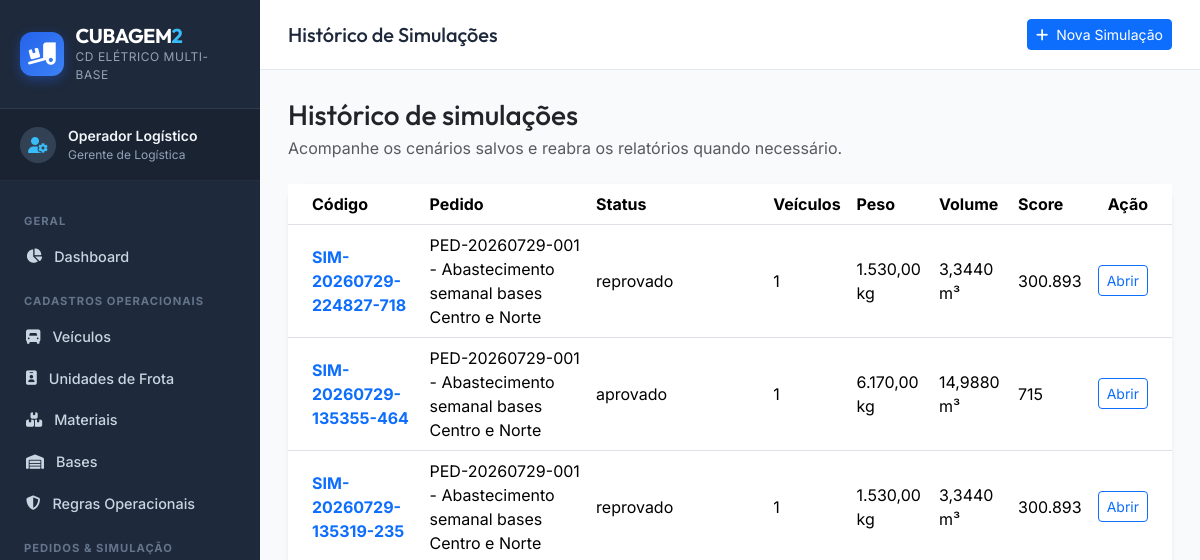
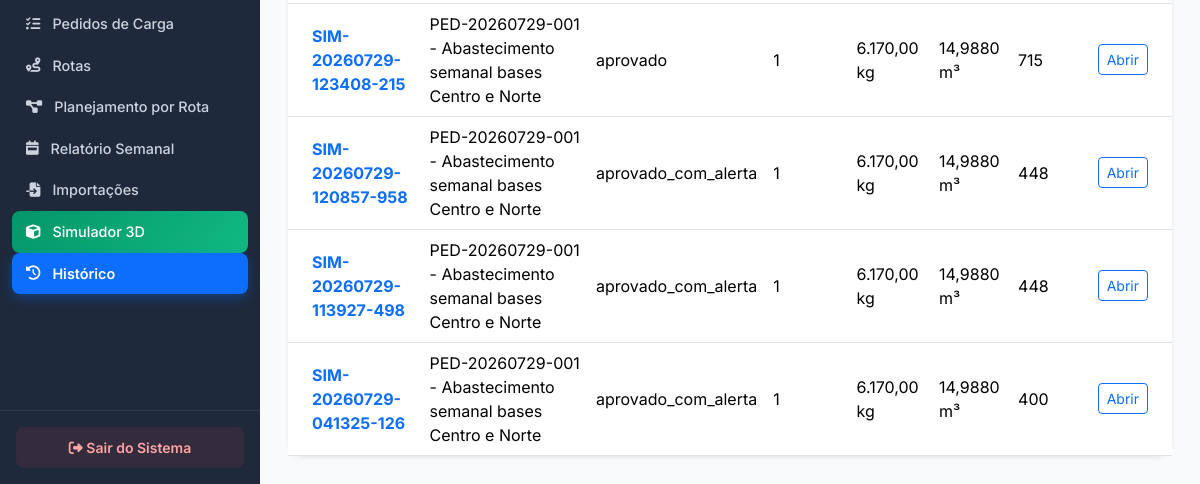
/pages/historico.php, run on an earlier commit of the app's database (2 pictures, top to bottom).
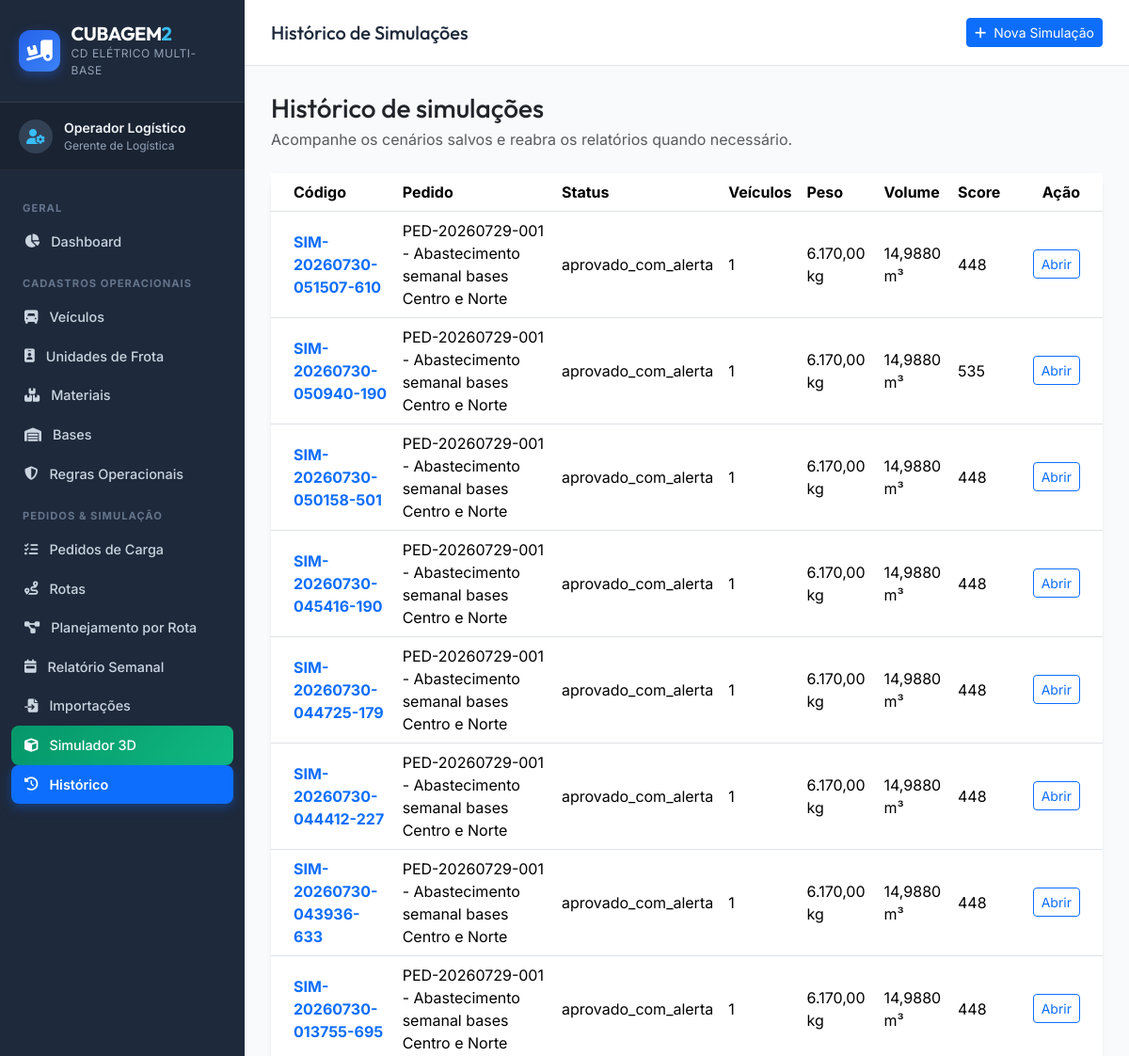
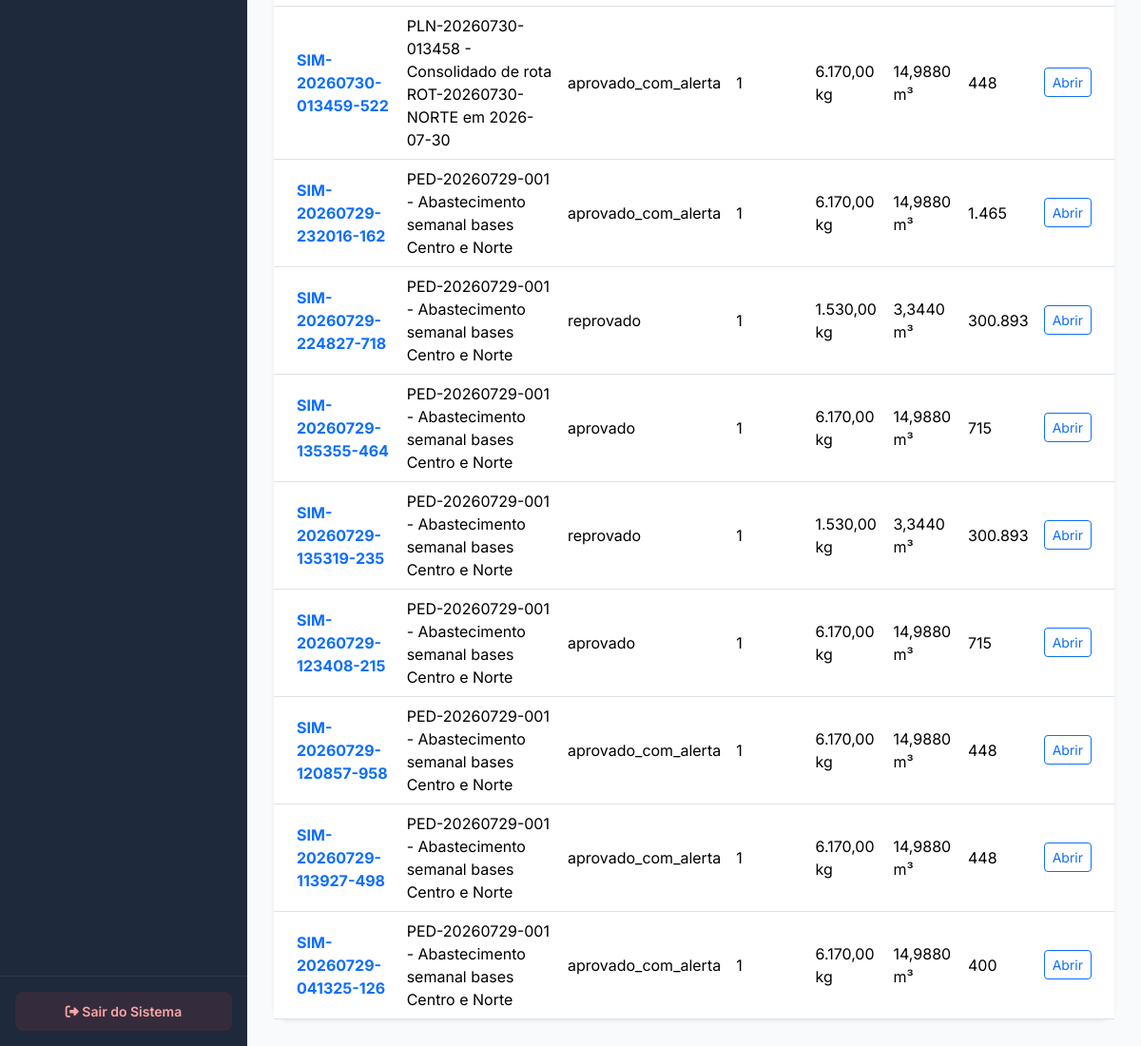
And on a later commit of the database (2 pictures, top to bottom).
### tables this page shows
CREATE TABLE simulacoes (
  id INTEGER PRIMARY KEY AUTOINCREMENT,
  codigo_simulacao TEXT NOT NULL UNIQUE,
  pedido_id INTEGER NOT NULL,
  usuario_id INTEGER NULL,
  score_total REAL NOT NULL,
  status TEXT NOT NULL,
  total_veiculos INTEGER NOT NULL,
  qtd_itens_total INTEGER NOT NULL,
  qtd_itens_alocados INTEGER NOT NULL,
  qtd_itens_nao_alocados INTEGER NOT NULL,
  peso_total_kg REAL NOT NULL,
  volume_total_m3 REAL NOT NULL,
  observacoes TEXT NULL,
  created_at DATETIME DEFAULT CURRENT_TIMESTAMP,
  FOREIGN KEY (pedido_id) REFERENCES pedidos_carga(id) ON DELETE CASCADE
);

CREATE TABLE pedidos_carga (
  id INTEGER PRIMARY KEY AUTOINCREMENT,
  codigo_pedido TEXT NOT NULL UNIQUE,
  descricao TEXT NOT NULL,
  status TEXT DEFAULT 'rascunho',
  observacoes TEXT NULL,
  created_at DATETIME DEFAULT CURRENT_TIMESTAMP,
  updated_at DATETIME DEFAULT CURRENT_TIMESTAMP
);

### config/conexao.php (called while the page is built, shortened)
<?php
function get_logged_user() {
    return [
        'id' => $_SESSION['usuario_id'] ?? 1,
        'nome' => $_SESSION['usuario_nome'] ?? 'Operador Logístico',
        'email' => $_SESSION['usuario_email'] ?? 'admin@energia.com.br',
        'cargo' => $_SESSION['usuario_cargo'] ?? 'Gerente de Logística',
    ];
}

### controllers/SimulacaoController.php (called while the page is built, shortened)
<?php
require_once __DIR__ . '/../models/Simulacao.php';
class SimulacaoController {
    private Simulacao $model;
    public function __construct() {
        $this->model = new Simulacao();
    }
    public function listar(): array {
        return $this->model->listarTodas();
    }
}

### models/Simulacao.php (called while the page is built, shortened)
<?php
require_once __DIR__ . '/../config/conexao.php';
require_once __DIR__ . '/Regra.php';
class Simulacao {
    private PDO $pdo;
    public function __construct() {
        global $pdo;
        $this->pdo = $pdo;
    }
    public function listarTodas(): array {
        $sql = 'SELECT s.*, p.codigo_pedido, p.descricao AS pedido_descricao
                FROM simulacoes s
                JOIN pedidos_carga p ON p.id = s.pedido_id
                ORDER BY s.id DESC';
        return $this->pdo->query($sql)->fetchAll();
    }
}

### pages/historico.php (the view)
<?php
$pageTitle = 'Histórico de Simulações';
require_once __DIR__ . '/../controllers/SimulacaoController.php';
require_once __DIR__ . '/../includes/header.php';
require_once __DIR__ . '/../includes/menu.php';
$controller = new SimulacaoController();
$simulacoes = $controller->listar();
?>
<div class="container-fluid p-0">
    <div class="mb-4">
        <h2 class="h3 mb-1 text-dark">Histórico de simulações</h2>
        <p class="text-muted mb-0">Acompanhe os cenários salvos e reabra os relatórios quando necessário.</p>
    </div>
    <div class="card border-0 shadow-sm rounded-4">
        <div class="card-body p-0">
            <div class="table-responsive">
                <table class="table table-hover align-middle mb-0">
                    <thead class="bg-light">
                        <tr>
                            <th class="ps-4">Código</th>
                            <th>Pedido</th>
                            <th>Status</th>
                            <th>Veículos</th>
                            <th>Peso</th>
                            <th>Volume</th>
                            <th>Score</th>
                            <th class="pe-4 text-end">Ação</th>
                        </tr>
                    </thead>
                    <tbody>
                        <?php if (empty($simulacoes)): ?>
                            <tr><td colspan="8" class="text-center py-4 text-muted">Nenhuma simulação salva.</td></tr>
                        <?php else: ?>
                            <?php foreach ($simulacoes as $sim): ?>
                                <tr>
                                    <td class="ps-4 fw-bold text-primary"><?= htmlspecialchars($sim['codigo_simulacao']) ?></td>
                                    <td><?= htmlspecialchars($sim['codigo_pedido']) ?> - <?= htmlspecialchars($sim['pedido_descricao']) ?></td>
                                    <td><?= htmlspecialchars($sim['status']) ?></td>
                                    <td><?= (int) $sim['total_veiculos'] ?></td>
                                    <td><?= number_format($sim['peso_total_kg'], 2, ',', '.') ?> kg</td>
                                    <td><?= number_format($sim['volume_total_m3'], 4, ',', '.') ?> m³</td>
                                    <td><?= number_format($sim['score_total'], 0, ',', '.') ?></td>
                                    <td class="pe-4 text-end"><a href="resultado_simulacao.php?id=<?= (int) $sim['id'] ?>" class="btn btn-sm btn-outline-primary">Abrir</a></td>
                                </tr>
                            <?php endforeach; ?>
                        <?php endif; ?>
                    </tbody>
                </table>
            </div>
        </div>
    </div>
</div>
<?php require_once __DIR__ . '/../includes/footer.php'; ?>

### includes/header.php (shortened to what this page needs)
<?php
require_once __DIR__ . '/../config/conexao.php';
$usuarioLogado = get_logged_user();
?>
<!DOCTYPE html>
<html lang="pt-BR">
<head>
    <link href="https://cdn.jsdelivr.net/npm/bootstrap@5.3.2/dist/css/bootstrap.min.css" rel="stylesheet">
    <link rel="stylesheet" href="https://cdnjs.cloudflare.com/ajax/libs/font-awesome/6.4.2/css/all.min.css">
    <link rel="stylesheet" href="../assets/css/style.css">
</head>
<body>
<div class="app-layout">

### includes/menu.php (shortened to what this page needs)
<?php
$currentPage = basename($_SERVER['PHP_SELF']);
?>
<aside class="sidebar-nav">
    <div class="sidebar-brand">
        <div class="brand-icon">
            <i class="fa-solid fa-truck-ramp-box"></i>
        </div>
        <div class="brand-text">
            <h2>CUBAGEM<span>2</span></h2>
            <small>CD Elétrico Multi-Base</small>
        </div>
    </div>
    <div class="sidebar-user">
        <div class="user-avatar">
            <i class="fa-solid fa-user-gear"></i>
        </div>
        <div class="user-info">
            <span class="user-name"><?= htmlspecialchars($usuarioLogado['nome']) ?></span>
            <span class="user-role"><?= htmlspecialchars($usuarioLogado['cargo']) ?></span>
        </div>
    </div>
    <nav class="nav-menu">
        <div class="menu-category">Geral</div>
        <a href="dashboard.php" class="nav-link <?= $currentPage == 'dashboard.php' ? 'active' : '' ?>">
            <i class="fa-solid fa-chart-pie"></i> <span>Dashboard</span>
        </a>
        <div class="menu-category">Cadastros Operacionais</div>
        <a href="veiculos.php" class="nav-link <?= $currentPage == 'veiculos.php' ? 'active' : '' ?>">
            <i class="fa-solid fa-truck-front"></i> <span>Veículos</span>
        </a>
        <a href="unidades_frota.php" class="nav-link <?= $currentPage == 'unidades_frota.php' ? 'active' : '' ?>">
            <i class="fa-solid fa-id-badge"></i> <span>Unidades de Frota</span>
        </a>
        <a href="materiais.php" class="nav-link <?= $currentPage == 'materiais.php' ? 'active' : '' ?>">
            <i class="fa-solid fa-boxes-stacked"></i> <span>Materiais</span>
        </a>
        <a href="bases.php" class="nav-link <?= $currentPage == 'bases.php' ? 'active' : '' ?>">
            <i class="fa-solid fa-warehouse"></i> <span>Bases</span>
        </a>
        <a href="regras.php" class="nav-link <?= $currentPage == 'regras.php' ? 'active' : '' ?>">
            <i class="fa-solid fa-shield-halved"></i> <span>Regras Operacionais</span>
        </a>
        <div class="menu-category">Pedidos & Simulação</div>
        <a href="pedidos.php" class="nav-link <?= $currentPage == 'pedidos.php' ? 'active' : '' ?>">
            <i class="fa-solid fa-list-check"></i> <span>Pedidos de Carga</span>
        </a>
        <a href="rotas.php" class="nav-link <?= $currentPage == 'rotas.php' ? 'active' : '' ?>">
            <i class="fa-solid fa-route"></i> <span>Rotas</span>
        </a>
        <a href="planejamento_rotas.php" class="nav-link <?= $currentPage == 'planejamento_rotas.php' ? 'active' : '' ?>">
            <i class="fa-solid fa-diagram-project"></i> <span>Planejamento por Rota</span>
        </a>
        <a href="relatorio_semanal.php" class="nav-link <?= $currentPage == 'relatorio_semanal.php' ? 'active' : '' ?>">
            <i class="fa-solid fa-calendar-week"></i> <span>Relatório Semanal</span>
        </a>
        <a href="importar_materiais.php" class="nav-link <?= $currentPage == 'importar_materiais.php' ? 'active' : '' ?>">
            <i class="fa-solid fa-file-import"></i> <span>Importações</span>
        </a>
        <a href="simulacao.php" class="nav-link nav-link-highlight <?= $currentPage == 'simulacao.php' ? 'active' : '' ?>">
            <i class="fa-solid fa-cube"></i> <span>Simulador 3D</span>
        </a>
        <a href="historico.php" class="nav-link <?= $currentPage == 'historico.php' ? 'active' : '' ?>">
            <i class="fa-solid fa-clock-rotate-left"></i> <span>Histórico</span>
        </a>
    </nav>
    <div class="sidebar-footer">
        <a href="../logout.php" class="btn-logout">
            <i class="fa-solid fa-right-from-bracket"></i> Sair do Sistema
        </a>
    </div>
</aside>
<header class="top-header">
    <div class="top-header-title">
        <h1 class="h5 mb-0"><?= $pageTitle ?? 'Painel Logístico' ?></h1>
    </div>
    <div class="top-header-actions">
        <a href="simulacao.php" class="btn btn-sm btn-primary">
            <i class="fa-solid fa-plus me-1"></i> Nova Simulação
        </a>
    </div>
</header>
<main class="main-content">

### includes/footer.php (shortened to what this page needs)
</main>
</div>
<div class="toast-container position-fixed bottom-0 end-0 p-3" style="z-index: 9999;">
</div>
</body>
</html>

### assets/css/style.css (style rules this page uses)
:root { --primary-color: #0d6efd; --primary-hover: #0b5ed7; --dark-bg: #0f172a; --sidebar-bg: #1e293b; --sidebar-active: #334155; --card-bg: #ffffff; --border-color: #e2e8f0; --text-primary: #1e293b; --text-secondary: #64748b; --accent-munck: #d97706; --accent-truck: #2563eb; --accent-carreta: #059669; --accent-warning: #f59e0b; --accent-danger: #ef4444; --accent-success: #10b981; --radius-sm: 8px; --radius-md: 12px; --radius-lg: 16px; --shadow-sm: 0 1px 3px rgba(0,0,0,0.1); --shadow-md: 0 4px 6px -1px rgba(0,0,0,0.1), 0 2px 4px -1px rgba(0,0,0,0.06); --shadow-lg: 0 10px 15px -3px rgba(0,0,0,0.1), 0 4px 6px -2px rgba(0,0,0,0.05); }
body { font-family: 'Inter', system-ui, -apple-system, sans-serif; background-color: #f8fafc; color: var(--text-primary); margin: 0; padding: 0; }
h1, h2, h3, h4, h5, h6 { font-family: 'Outfit', 'Inter', sans-serif; font-weight: 700; }
.app-layout { display: flex; min-height: 100vh; }
.sidebar-nav { width: 260px; background-color: var(--sidebar-bg); color: #f8fafc; display: flex; flex-direction: column; position: fixed; top: 0; bottom: 0; left: 0; z-index: 1000; transition: all 0.3s ease; }
.sidebar-brand { padding: 24px 20px; display: flex; align-items: center; gap: 12px; border-bottom: 1px solid rgba(255,255,255,0.08); }
.brand-icon { width: 44px; height: 44px; background: linear-gradient(135deg, #2563eb, #3b82f6); border-radius: var(--radius-md); display: flex; align-items: center; justify-content: center; font-size: 1.4rem; color: #ffffff; box-shadow: 0 4px 12px rgba(37, 99, 235, 0.4); }
.brand-text h2 { font-size: 1.25rem; margin: 0; color: #ffffff; letter-spacing: -0.5px; }
.brand-text h2 span { color: #38bdf8; }
.brand-text small { display: block; font-size: 0.75rem; color: #94a3b8; text-transform: uppercase; letter-spacing: 0.5px; }
.sidebar-user { padding: 16px 20px; display: flex; align-items: center; gap: 12px; background: rgba(0,0,0,0.15); border-bottom: 1px solid rgba(255,255,255,0.05); }
.user-avatar { width: 36px; height: 36px; background: #334155; border-radius: 50%; display: flex; align-items: center; justify-content: center; color: #38bdf8; }
.user-info { display: flex; flex-direction: column; }
.user-name { font-size: 0.875rem; font-weight: 600; color: #f1f5f9; }
.user-role { font-size: 0.75rem; color: #94a3b8; }
.nav-menu { padding: 16px 12px; flex-grow: 1; overflow-y: auto; }
.menu-category { font-size: 0.7rem; text-transform: uppercase; color: #64748b; font-weight: 700; letter-spacing: 1px; margin: 16px 12px 6px 12px; }
.nav-link { display: flex; align-items: center; gap: 12px; padding: 10px 14px; color: #cbd5e1; text-decoration: none; border-radius: var(--radius-sm); font-size: 0.9rem; font-weight: 500; transition: all 0.2s ease; }
.nav-link.active { background-color: var(--primary-color); color: #ffffff; font-weight: 600; box-shadow: 0 4px 12px rgba(13, 110, 253, 0.35); }
.nav-link-highlight { background: linear-gradient(135deg, #059669, #10b981); color: #ffffff !important; }
.sidebar-footer { padding: 16px; border-top: 1px solid rgba(255,255,255,0.08); }
.btn-logout { display: block; text-align: center; padding: 10px; background: rgba(239, 68, 68, 0.1); color: #fca5a5; border-radius: var(--radius-sm); text-decoration: none; font-size: 0.875rem; font-weight: 600; transition: all 0.2s ease; }
.top-header { height: 70px; background: #ffffff; border-bottom: 1px solid var(--border-color); display: flex; align-items: center; justify-content: space-between; padding: 0 28px; position: fixed; top: 0; right: 0; left: 260px; z-index: 990; }
.main-content { margin-left: 260px; margin-top: 70px; padding: 28px; flex-grow: 1; width: calc(100% - 260px); }

What changed in the data, as far as the page shows it:
added simulacoes: codigo_simulacao "SIM-20260730-051507-610", pedido.codigo_pedido "PED-20260729-001", pedido.descricao "Abastecimento semanal bases Centro e Norte", status "aprovado_com_alerta", total_veiculos "1", peso_total_kg "6.170,00", volume_total_m3 "14,9880", score_total "448"
added simulacoes: codigo_simulacao "SIM-20260730-050940-190", pedido.codigo_pedido "PED-20260729-001", pedido.descricao "Abastecimento semanal bases Centro e Norte", status "aprovado_com_alerta", total_veiculos "1", peso_total_kg "6.170,00", volume_total_m3 "14,9880", score_total "535"
added simulacoes: codigo_simulacao "SIM-20260730-050158-501", pedido.codigo_pedido "PED-20260729-001", pedido.descricao "Abastecimento semanal bases Centro e Norte", status "aprovado_com_alerta", total_veiculos "1", peso_total_kg "6.170,00", volume_total_m3 "14,9880", score_total "448"
added simulacoes: codigo_simulacao "SIM-20260730-045416-190", pedido.codigo_pedido "PED-20260729-001", pedido.descricao "Abastecimento semanal bases Centro e Norte", status "aprovado_com_alerta", total_veiculos "1", peso_total_kg "6.170,00", volume_total_m3 "14,9880", score_total "448"
added simulacoes: codigo_simulacao "SIM-20260730-044725-179", pedido.codigo_pedido "PED-20260729-001", pedido.descricao "Abastecimento semanal bases Centro e Norte", status "aprovado_com_alerta", total_veiculos "1", peso_total_kg "6.170,00", volume_total_m3 "14,9880", score_total "448"
added simulacoes: codigo_simulacao "SIM-20260730-044412-227", pedido.codigo_pedido "PED-20260729-001", pedido.descricao "Abastecimento semanal bases Centro e Norte", status "aprovado_com_alerta", total_veiculos "1", peso_total_kg "6.170,00", volume_total_m3 "14,9880", score_total "448"
added simulacoes: codigo_simulacao "SIM-20260730-043936-633", pedido.codigo_pedido "PED-20260729-001", pedido.descricao "Abastecimento semanal bases Centro e Norte", status "aprovado_com_alerta", total_veiculos "1", peso_total_kg "6.170,00", volume_total_m3 "14,9880", score_total "448"
added simulacoes: codigo_simulacao "SIM-20260730-013755-695", pedido.codigo_pedido "PED-20260729-001", pedido.descricao "Abastecimento semanal bases Centro e Norte", status "aprovado_com_alerta", total_veiculos "1", peso_total_kg "6.170,00", volume_total_m3 "14,9880", score_total "448"
added simulacoes: codigo_simulacao "SIM-20260730-013459-522", pedido.codigo_pedido "PLN-20260730-013458", pedido.descricao "Consolidado de rota ROT-20260730-NORTE em 2026-07-30", status "aprovado_com_alerta", total_veiculos "1", peso_total_kg "6.170,00", volume_total_m3 "14,9880", score_total "448"
added simulacoes: codigo_simulacao "SIM-20260729-232016-162", pedido.codigo_pedido "PED-20260729-001", pedido.descricao "Abastecimento semanal bases Centro e Norte", status "aprovado_com_alerta", total_veiculos "1", peso_total_kg "6.170,00", volume_total_m3 "14,9880", score_total "1.465"
